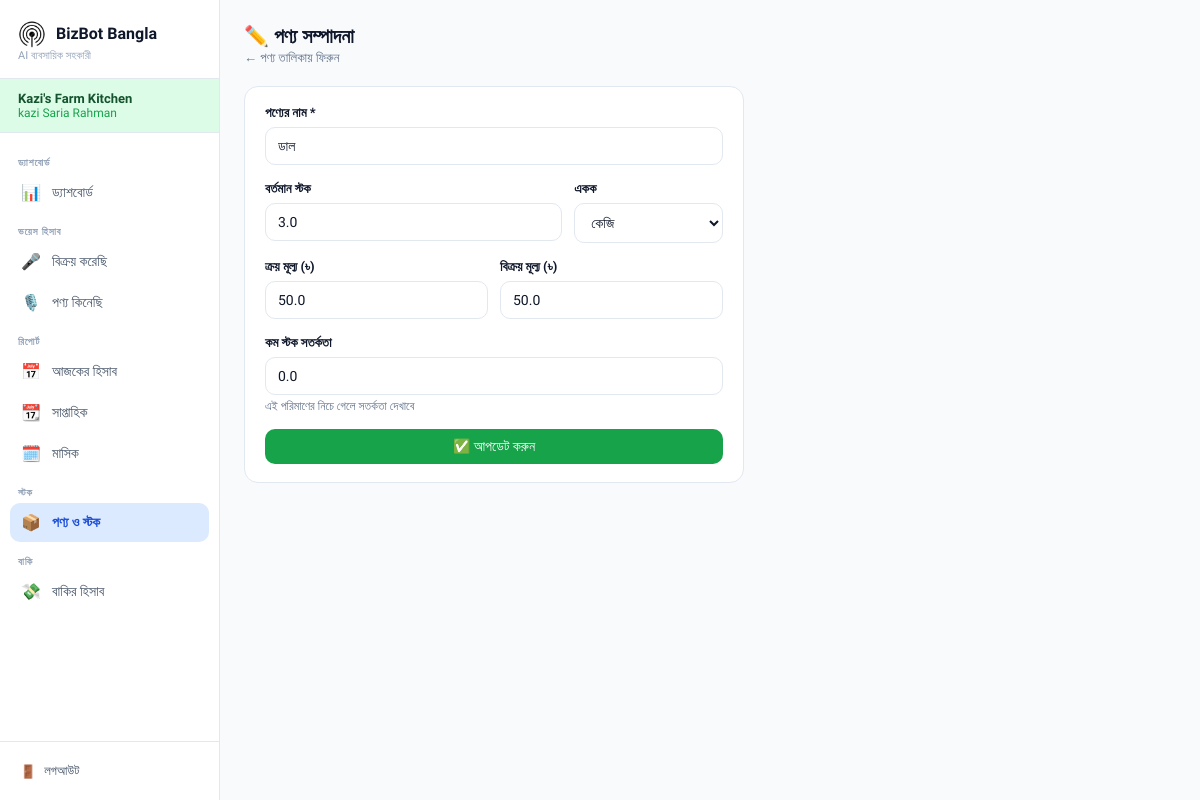
The page /inventory/edit/17/ (signed in) on the database its author committed.
### core/models.py (models this page shows, shortened)
class Shop(models.Model):
    user = models.OneToOneField(User, on_delete=models.CASCADE)
    shop_name = models.CharField(max_length=200)
    owner_name = models.CharField(max_length=200)
    phone = models.CharField(max_length=20, blank=True)
    created_at = models.DateTimeField(auto_now_add=True)

class Product(models.Model):
    shop = models.ForeignKey(Shop, on_delete=models.CASCADE, related_name='products')
    name = models.CharField(max_length=200)
    stock = models.FloatField(default=0)
    unit = models.CharField(max_length=50, default='পিস')
    buy_price = models.FloatField(default=0)
    sell_price = models.FloatField(default=0)
    low_stock_alert = models.FloatField(default=0)

### core/views.py (the view, shortened to what this page needs)
# urls.py: path('inventory/edit/<int:pk>/', views.edit_product, name='edit_product'),
@login_required
def edit_product(request, pk):
    shop = get_object_or_404(Shop, user=request.user)
    p = get_object_or_404(Product, pk=pk, shop=shop)
    return render(request,'core/edit_product.html',{'shop':shop,'product':p})

### templates/core/edit_product.html (shortened to what this page needs)
{% extends 'base.html' %}
{% block content %}
<div class="page-header">
  <h1>✏️ পণ্য সম্পাদনা</h1>
  <p><a href="{% url 'inventory' %}" style="color:#64748b;text-decoration:none">← পণ্য তালিকায় ফিরুন</a></p>
</div>
<div style="max-width:500px">
<div class="card card-pad">
  <form method="post">
    <div class="form-group">
      <label>পণ্যের নাম *</label>
      <input type="text" name="name" class="form-control" value="{{ product.name }}" required>
    </div>
    <div style="display:grid;grid-template-columns:2fr 1fr;gap:12px">
      <div class="form-group">
        <label>বর্তমান স্টক</label>
        <input type="number" name="stock" class="form-control" value="{{ product.stock }}" min="0" step="0.01">
      </div>
      <div class="form-group">
        <label>একক</label>
        <select name="unit" class="form-select">
          <option value="কেজি" {% if product.unit == "কেজি" %}selected{% endif %}>কেজি</option>
        </select>
      </div>
    </div>
    <div style="display:grid;grid-template-columns:1fr 1fr;gap:12px">
      <div class="form-group">
        <label>ক্রয় মূল্য (৳)</label>
        <input type="number" name="buy_price" class="form-control" value="{{ product.buy_price }}" min="0" step="0.01">
      </div>
      <div class="form-group">
        <label>বিক্রয় মূল্য (৳)</label>
        <input type="number" name="sell_price" class="form-control" value="{{ product.sell_price }}" min="0" step="0.01">
      </div>
    </div>
    <div class="form-group">
      <label>কম স্টক সতর্কতা</label>
      <input type="number" name="low_stock_alert" class="form-control" value="{{ product.low_stock_alert }}" min="0">
      <div style="font-size:12px;color:#64748b;margin-top:4px">এই পরিমাণের নিচে গেলে সতর্কতা দেখাবে</div>
    </div>
    <button type="submit" class="btn btn-green" style="width:100%;justify-content:center">✅ আপডেট করুন</button>
  </form>
</div>
</div>
{% endblock %}

### templates/base.html (shortened to what this page needs)
<!DOCTYPE html>
<html lang="bn">
<head>
{% load static %}
</head>
<body>
{% if user.is_authenticated %}
{% with shop=request.user.shop %}
<div class="sidebar">
  <div class="sidebar-logo">
    <div class="brand">
      <img class="logo-icon" alt="BizBot logo" src="{% static 'logo.png' %}">
      <h2>BizBot Bangla</h2>
    </div>
    <p>AI ব্যবসায়িক সহকারী</p>
  </div>
  <div class="sidebar-shop">
    <div class="shop-name">{{ shop.shop_name }}</div>
    <div class="owner">{{ shop.owner_name }}</div>
  </div>
  <nav>
    <div class="nav-section">ড্যাশবোর্ড</div>
    <a href="{% url 'dashboard' %}"
       class="{% if request.resolver_match.url_name == 'dashboard' %}active{% endif %}">
      <span class="icon">📊</span> ড্যাশবোর্ড
    </a>
    <div class="nav-section">ভয়েস হিসাব</div>
    <a href="{% url 'voice_sell' %}"
       class="{% if request.resolver_match.url_name == 'voice_sell' %}active-sell{% endif %}">
      <span class="icon">🎤</span> বিক্রয় করেছি
    </a>
    <a href="{% url 'voice_buy' %}"
       class="{% if request.resolver_match.url_name == 'voice_buy' %}active-buy{% endif %}">
      <span class="icon">🎙️</span> পণ্য কিনেছি
    </a>
    <div class="nav-section">রিপোর্ট</div>
    <a href="{% url 'records' %}?period=daily"
       class="{% if request.resolver_match.url_name == 'records' and request.GET.period == 'daily' or request.resolver_match.url_name == 'records' and not request.GET.period %}active{% endif %}">
      <span class="icon">📅</span> আজকের হিসাব
    </a>
    <a href="{% url 'records' %}?period=weekly"
       class="{% if request.resolver_match.url_name == 'records' and request.GET.period == 'weekly' %}active{% endif %}">
      <span class="icon">📆</span> সাপ্তাহিক
    </a>
    <a href="{% url 'records' %}?period=monthly"
       class="{% if request.resolver_match.url_name == 'records' and request.GET.period == 'monthly' %}active{% endif %}">
      <span class="icon">🗓️</span> মাসিক
    </a>
    <div class="nav-section">স্টক</div>
    <a href="{% url 'inventory' %}"
       class="{% if 'inventory' in request.resolver_match.url_name or 'product' in request.resolver_match.url_name %}active{% endif %}">
      <span class="icon">📦</span> পণ্য ও স্টক
    </a>
    <div class="nav-section">বাকি</div>
    <a href="{% url 'baki_list' %}"
       class="{% if 'baki' in request.resolver_match.url_name %}active-baki{% endif %}">
      <span class="icon">💸</span> বাকির হিসাব
    </a>
  </nav>
  <div class="sidebar-bottom">
    <a href="{% url 'logout' %}"><span>🚪</span> লগআউট</a>
  </div>
</div>
{% endwith %}
{% endif %}
<div class="{% if user.is_authenticated %}main{% endif %}">
  {% block content %}{% endblock %}
</div>
</body>
</html>

### templates/base.html (style rules this page uses)
:root { --green: #16a34a; --green-light: #dcfce7; --green-dark: #14532d; --orange: #ea580c; --orange-light: #fff7ed; --orange-dark: #7c2d12; --blue: #1d4ed8; --blue-light: #dbeafe; --purple: #7c3aed; --purple-light: #ede9fe; --bg: #f8fafc; --card: #ffffff; --border: #e2e8f0; --text: #0f172a; --text2: #475569; --text3: #94a3b8; --radius: 14px; --shadow: 0 2px 12px rgba(0,0,0,0.07); }
* { margin:0; padding:0; box-sizing:border-box; font-family:'Hind Siliguri',sans-serif; }
body { background:var(--bg); color:var(--text); min-height:100vh; }
.sidebar { position:fixed; top:0; left:0; width:220px; height:100vh; background:#fff; border-right:1px solid var(--border); display:flex; flex-direction:column; z-index:50; }
.sidebar-logo { padding:20px 18px 16px; border-bottom:1px solid var(--border); }
.sidebar-logo .brand { display:flex; align-items:center; gap:10px; }
.sidebar-logo .logo-icon { width:28px; height:28px; display:block; object-fit:contain; flex:0 0 auto; }
.sidebar-logo h2 { font-size:16px; font-weight:700; color:var(--text); line-height:1.1; }
.sidebar-logo p { font-size:11px; color:var(--text3); margin-top:1px; }
.sidebar-shop { padding:12px 18px; background:var(--green-light); border-bottom:1px solid var(--border); font-size:12px; }
.sidebar-shop .shop-name { font-weight:600; color:var(--green-dark); font-size:13px; }
.sidebar-shop .owner { color:var(--green); }
nav { flex:1; padding:10px 10px; overflow-y:auto; }
.nav-section { font-size:10px; font-weight:600; color:var(--text3); text-transform:uppercase; letter-spacing:.8px; padding:8px 8px 4px; margin-top:6px; }
nav a { display:flex; align-items:center; gap:10px; padding:10px 10px; border-radius:10px; color:var(--text2); text-decoration:none; font-size:14px; transition:all .15s; margin-bottom:2px; }
nav a.active { background:var(--blue-light); color:var(--blue); font-weight:600; }
nav a .icon { font-size:16px; width:22px; text-align:center; }
.sidebar-bottom { padding:12px 10px; border-top:1px solid var(--border); }
.sidebar-bottom a { display:flex; align-items:center; gap:8px; padding:9px 10px; border-radius:10px; color:var(--text2); text-decoration:none; font-size:13px; }
.main { margin-left:220px; padding:24px; }
.page-header { margin-bottom:20px; }
.page-header h1 { font-size:20px; font-weight:700; color:var(--text); }
.page-header p { font-size:13px; color:var(--text2); margin-top:2px; }
.card { background:var(--card); border-radius:var(--radius); border:1px solid var(--border); }
.card-pad { padding:18px 20px; }
.btn { display:inline-flex; align-items:center; gap:6px; padding:9px 16px; border-radius:10px; font-size:14px; font-weight:500; cursor:pointer; border:none; transition:all .15s; text-decoration:none; font-family:'Hind Siliguri',sans-serif; }
.btn-green { background:var(--green); color:white; }
.form-group { margin-bottom:16px; }
.form-group label { display:block; font-size:13px; font-weight:600; color:var(--text); margin-bottom:6px; }
.form-control, .form-select { width:100%; padding:10px 12px; border:1.5px solid var(--border); border-radius:10px; font-size:14px; color:var(--text); background:white; font-family:'Hind Siliguri',sans-serif; transition:border .15s; }

### rows shown on the page
Shop: shop_name "Kazi's Farm Kitchen", owner_name "kazi Saria Rahman"
Product: name "ডাল", stock "3.0", unit "কেজি", buy_price "50.0", sell_price "50.0", low_stock_alert "0.0"
